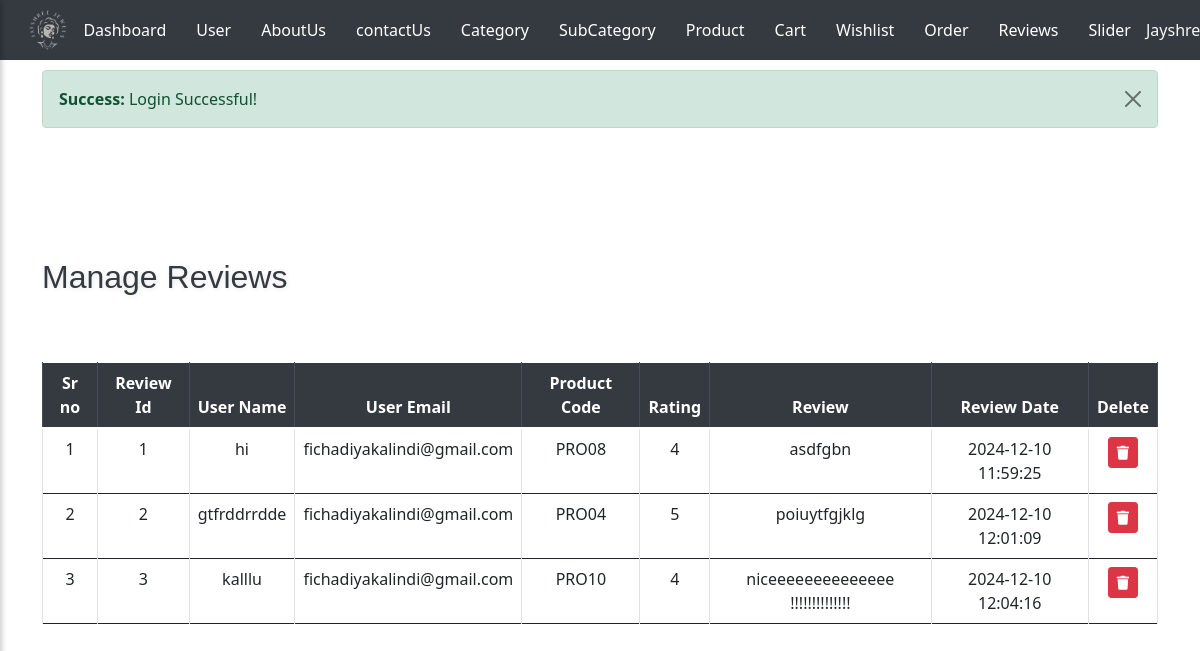
Before: /admin/review.php (signed in) with the older database file.
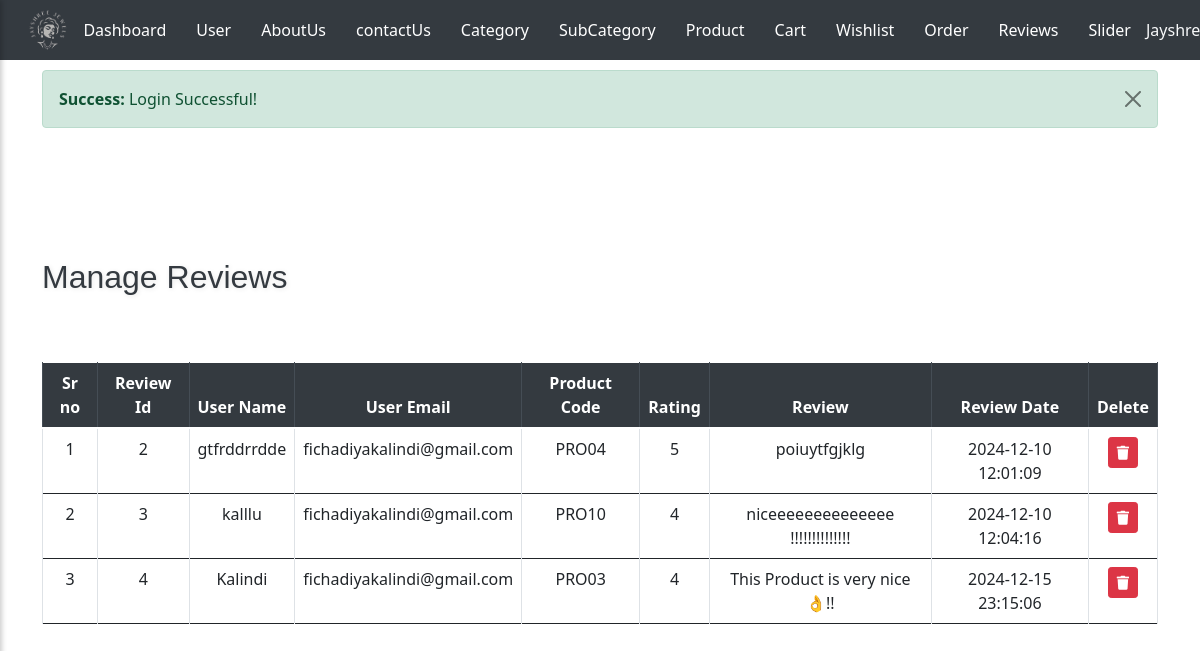
After: the same page with the newer database file.
### tables this page shows
CREATE TABLE `review_tbl` (
  `r_id` int(11) NOT NULL,
  `r_username` varchar(100) NOT NULL,
  `r_email` varchar(250) NOT NULL,
  `r_p_code` varchar(15) NOT NULL,
  `r_rating` int(11) NOT NULL,
  `r_review` varchar(500) NOT NULL,
  `r_date` varchar(60) NOT NULL
);

### admin/review.php (the view, shortened to what this page needs)
<?php
    include_once 'header.php';
include_once '../conn.php';
?>
<div class="container mt-5 pt-2">
    <div class="row mt-5 mb-4">
        <div class="col-12 col-md-6 d-flex justify-content-center justify-content-md-start mb-2 mb-md-0">
            <h2 class="text-center text-md-left">Manage Reviews</h2>
        </div>
    </div>
    <div class="row mt-5">
        <div class="col-12">
            <div class="table-responsive">
                <table class="table table-bordered text-center align-middle">
                    <thead class="thead-dark">
                        <tr>
                            <th scope="col">Sr no</th>
                            <th scope="col">Review Id</th>
                            <th scope="col">User Name</th>
                            <th scope="col">User Email</th>
                            <th scope="col">Product Code</th>
                            <th scope="col">Rating</th>
                            <th scope="col">Review</th>
                            <th scope="col">Review Date</th>
                            <th scope="col">Delete</th>
                        </tr>
                    </thead>
                    <tbody>
                        <?php
                        $q = "select * from review_tbl";
                        $result = mysqli_query($con, $q);
                        $srno=1;
                        while ($r = mysqli_fetch_assoc($result)) {
                            ?>
                        <tr>
                            <td><?php echo $srno++; ?></td>
                            <td><?php echo $r['r_id']; ?></td>
                            <td><?php echo $r['r_username']; ?></td>
                            <td><?php echo $r['r_email']; ?></td>
                            <td><?php echo $r['r_p_code']; ?></td>
                            <td><?php echo $r['r_rating']; ?></td>
                            <td><?php echo $r['r_review']; ?></td>
                            <td><?php echo $r['r_date']; ?></td>
                            <td><form method="POST" action="">
                                    <button type="submit" name="delete" class="btn btn-danger btn-sm"
                                        onclick="return confirm('Are you sure you want to delete this record?');">
                                        <i class="fas fa-trash"></i>
                                    </button>
                                </form></td>
                        </tr>
                        <?php
                        }
                        ?>
                    </tbody>
                </table>
            </div>
        </div>
    </div>
</div>
</body>
</html>

Changed rows visible on the page:
removed review_tbl: r_id "1", r_username "hi", r_email "fichadiyakalindi@gmail.com", r_p_code "PRO08", r_rating "4", r_review "asdfgbn", r_date "2024-12-10 11:59:25"
added review_tbl: r_id "4", r_username "Kalindi", r_email "fichadiyakalindi@gmail.com", r_p_code "PRO03", r_rating "4", r_review "This Product is very nice 👌!!", r_date "2024-12-15 23:15:06"
